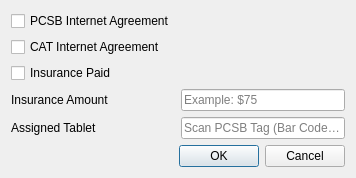
<?xml version="1.0" encoding="UTF-8"?>
<ui version="4.0">
 <class>Dialog</class>
 <widget class="QDialog" name="Dialog">
  <property name="geometry">
   <rect>
    <x>0</x>
    <y>0</y>
    <width>356</width>
    <height>170</height>
   </rect>
  </property>
  <property name="windowTitle">
   <string>Edit Student</string>
  </property>
  <layout class="QGridLayout" name="gridLayout">
   <item row="1" column="0">
    <widget class="QDialogButtonBox" name="buttonBox">
     <property name="orientation">
      <enum>Qt::Horizontal</enum>
     </property>
     <property name="standardButtons">
      <set>QDialogButtonBox::Cancel|QDialogButtonBox::Ok</set>
     </property>
    </widget>
   </item>
   <item row="0" column="0">
    <layout class="QFormLayout" name="formLayout">
     <item row="1" column="0">
      <widget class="QCheckBox" name="pcsbAgreementCheckBox">
       <property name="text">
        <string>PCSB Internet Agreement</string>
       </property>
      </widget>
     </item>
     <item row="2" column="0">
      <widget class="QCheckBox" name="catAgreementCheckBox">
       <property name="text">
        <string>CAT Internet Agreement</string>
       </property>
      </widget>
     </item>
     <item row="3" column="0">
      <widget class="QCheckBox" name="insuranceCheckBox">
       <property name="text">
        <string>Insurance Paid</string>
       </property>
      </widget>
     </item>
     <item row="4" column="0">
      <widget class="QLabel" name="label">
       <property name="text">
        <string>Insurance Amount</string>
       </property>
      </widget>
     </item>
     <item row="4" column="1">
      <widget class="QLineEdit" name="insuranceAmountEdit">
       <property name="placeholderText">
        <string>Example: $75</string>
       </property>
      </widget>
     </item>
     <item row="5" column="0">
      <widget class="QLabel" name="label_2">
       <property name="text">
        <string>Assigned Tablet</string>
       </property>
      </widget>
     </item>
     <item row="5" column="1">
      <widget class="QLineEdit" name="tabletPCSBEdit">
       <property name="placeholderText">
        <string>Scan PCSB Tag (Bar Code) here</string>
       </property>
      </widget>
     </item>
    </layout>
   </item>
  </layout>
 </widget>
 <resources/>
 <connections>
  <connection>
   <sender>buttonBox</sender>
   <signal>accepted()</signal>
   <receiver>Dialog</receiver>
   <slot>accept()</slot>
   <hints>
    <hint type="sourcelabel">
     <x>248</x>
     <y>254</y>
    </hint>
    <hint type="destinationlabel">
     <x>157</x>
     <y>274</y>
    </hint>
   </hints>
  </connection>
  <connection>
   <sender>buttonBox</sender>
   <signal>rejected()</signal>
   <receiver>Dialog</receiver>
   <slot>reject()</slot>
   <hints>
    <hint type="sourcelabel">
     <x>316</x>
     <y>260</y>
    </hint>
    <hint type="destinationlabel">
     <x>286</x>
     <y>274</y>
    </hint>
   </hints>
  </connection>
 </connections>
</ui>
